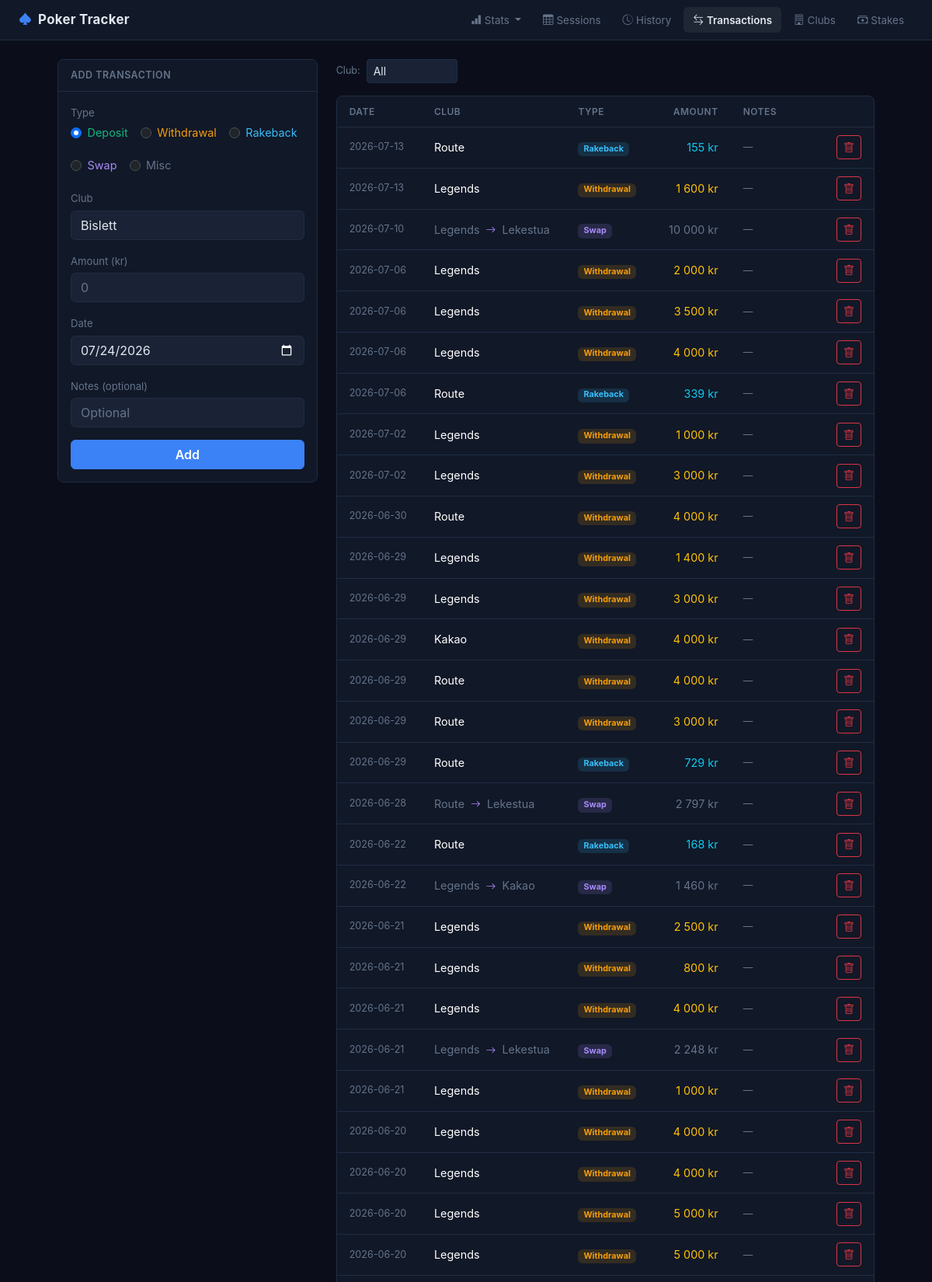
Page /transactions (upper part) on the committed database.
### tables this page shows
CREATE TABLE "transactions" (
                    id INTEGER PRIMARY KEY AUTOINCREMENT,
                    club_id INTEGER NOT NULL REFERENCES clubs(id),
                    to_club_id INTEGER REFERENCES clubs(id),
                    type TEXT NOT NULL CHECK(type IN ('deposit', 'withdrawal', 'rakeback', 'swap', 'misc')),
                    amount REAL NOT NULL,
                    date TEXT NOT NULL,
                    notes TEXT,
                    created_at TEXT DEFAULT (datetime('now'))
                );

CREATE TABLE clubs (
            id INTEGER PRIMARY KEY AUTOINCREMENT,
            name TEXT NOT NULL UNIQUE,
            notes TEXT,
            created_at TEXT DEFAULT (datetime('now'))
        );

### app.py (the view, shortened to what this page needs)
@app.route("/transactions", methods=["GET", "POST"])
def transactions():
    club_id = request.args.get("club_id", type=int)
    db = get_db()
    clubs = db.execute("SELECT * FROM clubs ORDER BY name").fetchall()
    where_parts, params = [], []
    if club_id:
        where_parts.append("(t.club_id = ? OR t.to_club_id = ?)")
        params.extend([club_id, club_id])
    where = ("WHERE " + " AND ".join(where_parts)) if where_parts else ""
    txns = db.execute(f"""
        SELECT t.*, c.name as club_name, tc.name as to_club_name
        FROM transactions t
        JOIN clubs c ON t.club_id = c.id
        LEFT JOIN clubs tc ON t.to_club_id = tc.id
        {where}
        ORDER BY t.date DESC, t.id DESC
    """, params).fetchall()
    today = datetime.now().strftime("%Y-%m-%d")
    return render_template("transactions.html",
        transactions=txns, clubs=clubs,
        selected_club_id=club_id, today=today)

### app.py (called while the page is built)
@app.template_filter("nok")
def nok_filter(value):
    if value is None:
        return "0 kr"
    v = float(value)
    formatted = f"{abs(v):,.0f}".replace(",", " ")
    return f"{'-' if v < 0 else ''}{formatted} kr"

### database.py (called while the page is built)
def get_db():
    if "db" not in g:
        g.db = sqlite3.connect(str(DB_PATH))
        g.db.row_factory = sqlite3.Row
        g.db.execute("PRAGMA foreign_keys = ON")
    return g.db

### templates/transactions.html (shortened to what this page needs)
{% extends "base.html" %}
{% block content %}
<div class="row g-4">
    <div class="col-md-4">
        <div class="card">
            <div class="card-header">Add Transaction</div>
            <div class="card-body">
                <form method="post" id="txnForm">
                    <div class="mb-3">
                        <label class="form-label">Type</label>
                        <div class="d-flex gap-3 flex-wrap">
                            <div class="form-check">
                                <input class="form-check-input" type="radio" name="type" value="deposit" id="typeDeposit" checked>
                                <label class="form-check-label" for="typeDeposit" style="color:#10b981">Deposit</label>
                            </div>
                            <div class="form-check">
                                <input class="form-check-input" type="radio" name="type" value="withdrawal" id="typeWithdrawal">
                                <label class="form-check-label" for="typeWithdrawal" style="color:#f59e0b">Withdrawal</label>
                            </div>
                            <div class="form-check">
                                <input class="form-check-input" type="radio" name="type" value="rakeback" id="typeRakeback">
                                <label class="form-check-label" for="typeRakeback" style="color:#38bdf8">Rakeback</label>
                            </div>
                            <div class="form-check">
                                <input class="form-check-input" type="radio" name="type" value="swap" id="typeSwap">
                                <label class="form-check-label" for="typeSwap" style="color:#a78bfa">Swap</label>
                            </div>
                            <div class="form-check">
                                <input class="form-check-input" type="radio" name="type" value="misc" id="typeMisc">
                                <label class="form-check-label" for="typeMisc" style="color:#64748b">Misc</label>
                            </div>
                        </div>
                    </div>
                    <div class="mb-3">
                        <label class="form-label" id="fromClubLabel">Club</label>
                        <select name="club_id" class="form-select" required {% if not clubs %}disabled{% endif %}>
                            {% for c in clubs %}
                                <option value="{{ c.id }}" {% if selected_club_id == c.id %}selected{% endif %}>{{ c.name }}</option>
                            {% endfor %}
                        </select>
                    </div>
                    <div class="mb-3">
                        <label class="form-label">Amount (kr)</label>
                        <input type="number" name="amount" id="amountInput" class="form-control" min="0" step="1" required placeholder="0">
                    </div>
                    <div class="mb-3">
                        <label class="form-label">Date</label>
                        <input type="date" name="date" class="form-control" value="{{ today }}" required>
                    </div>
                    <div class="mb-3">
                        <label class="form-label">Notes <span class="text-muted">(optional)</span></label>
                        <input type="text" name="notes" class="form-control" placeholder="Optional">
                    </div>
                    <button type="submit" class="btn btn-success w-100" {% if not clubs %}disabled{% endif %}>Add</button>
                </form>
            </div>
        </div>
    </div>
    <div class="col-md-8">
        <div class="d-flex align-items-center gap-3 mb-3">
            <form class="d-flex align-items-center gap-2" method="get">
                <span class="small text-muted">Club:</span>
                <select name="club_id" class="form-select form-select-sm w-auto" onchange="this.form.submit()">
                    <option value="">All</option>
                </select>
            </form>
        </div>
        {% if transactions %}
        <div class="card">
            <div class="table-responsive">
                <table class="table table-hover mb-0">
                    <thead>
                        <tr>
                            <th>Date</th>
                            <th>Club</th>
                            <th>Type</th>
                            <th class="text-end">Amount</th>
                            <th>Notes</th>
                            <th class="text-end"></th>
                        </tr>
                    </thead>
                    <tbody>
                        {% for t in transactions %}
                        <tr>
                            <td class="text-muted small" style="white-space:nowrap">{{ t['date'] }}</td>
                            <td>
                                {% if t['type'] == 'swap' %}
                                    <span class="text-muted">{{ t['club_name'] }}</span>
                                    <i class="bi bi-arrow-right mx-1" style="color:#a78bfa;font-size:0.8rem"></i>
                                    <span class="text-muted">{{ t['to_club_name'] or '?' }}</span>
                                {% else %}
                                    {{ t['club_name'] }}
                                {% endif %}
                            </td>
                            <td style="white-space:nowrap">
                                {% if t['type'] == 'deposit' %}
                                    <span class="badge" style="background:rgba(16,185,129,0.15);color:#10b981">Deposit</span>
                                {% elif t['type'] == 'withdrawal' %}
                                    <span class="badge" style="background:rgba(245,158,11,0.15);color:#f59e0b">Withdrawal</span>
                                {% elif t['type'] == 'rakeback' %}
                                    <span class="badge" style="background:rgba(56,189,248,0.15);color:#38bdf8">Rakeback</span>
                                {% elif t['type'] == 'swap' %}
                                    <span class="badge" style="background:rgba(167,139,250,0.15);color:#a78bfa">Swap</span>
                                {% else %}
                                    <span class="badge" style="background:rgba(100,116,139,0.15);color:#64748b">Misc</span>
                                {% endif %}
                            </td>
                            <td class="text-end" style="white-space:nowrap">
                                {% if t['type'] == 'deposit' %}
                                    <span class="text-success">{{ t['amount'] | nok }}</span>
                                {% elif t['type'] == 'withdrawal' %}
                                    <span class="text-warning">{{ t['amount'] | nok }}</span>
                                {% elif t['type'] == 'rakeback' %}
                                    <span class="text-info">{{ t['amount'] | nok }}</span>
                                {% elif t['type'] == 'swap' %}
                                    <span class="text-muted">{{ t['amount'] | nok }}</span>
                                {% else %}
                                    <span class="text-muted">{{ t['amount'] | nok }}</span>
                                {% endif %}
                            </td>
                            <td class="text-muted small">{{ t['notes'] or '—' }}</td>
                            <td class="text-end">
                                <form method="post" action="/transactions/{{ t['id'] }}/delete" class="d-inline"
                                      onsubmit="return confirm('Delete this entry?')">
                                    <button type="submit" class="btn btn-sm btn-outline-danger">
                                        <i class="bi bi-trash"></i>
                                    </button>
                                </form>
                            </td>
                        </tr>
                        {% endfor %}
                    </tbody>
                </table>
            </div>
        </div>
        {% else %}
        <div class="text-center text-muted py-5">No transactions found.</div>
        {% endif %}
    </div>
</div>
{% endblock %}

### static/style.css (style rules this page uses)
body { background: #0b0e1a; font-size: 0.9rem; color: #e2e8f0; font-family: 'Inter', -apple-system, sans-serif; }
.card { background: #111827; border-color: #1e2d45; border-radius: 8px; }
.card-header { background: #111827; border-bottom: 1px solid #1e2d45; font-weight: 600; font-size: 0.78rem; letter-spacing: 0.5px; text-transform: uppercase; color: #64748b; padding: 0.65rem 1rem; border-radius: 8px 8px 0 0 !important; }
.table { --bs-table-bg: transparent; --bs-table-hover-bg: rgba(255,255,255,0.03); --bs-table-border-color: #1e2d45; color: #e2e8f0; }
.table thead th { font-size: 0.75rem; text-transform: uppercase; letter-spacing: 0.5px; color: #64748b; border-bottom: 1px solid #1e2d45; padding: 0.65rem 1rem; font-weight: 600; }
.table td { padding: 0.65rem 1rem; border-color: #1e2d45; vertical-align: middle; }
.form-control, .form-select { background: #1a2235; border-color: #1e2d45; color: #e2e8f0; }
.form-control::placeholder { color: #64748b; }
.form-label { font-size: 0.82rem; color: #64748b; margin-bottom: 0.3rem; }
.btn-success { background: #3b82f6; border-color: #3b82f6; color: #fff; font-weight: 600; }
.text-muted { color: #64748b !important; }

### rows in the picture
transactions: date "2026-07-13", club_name "Route", type "Rakeback", amount|nok "155 kr", notes "—"
transactions: date "2026-07-13", club_name "Legends", type "Withdrawal", amount|nok "1 600 kr", notes "—"
transactions: date "2026-07-10", club_name "Legends", name "Lekestua", type "Swap", amount|nok "10 000 kr", notes "—"
transactions: date "2026-07-06", club_name "Legends", type "Withdrawal", amount|nok "2 000 kr", notes "—"
transactions: date "2026-07-06", club_name "Legends", type "Withdrawal", amount|nok "3 500 kr", notes "—"
transactions: date "2026-07-06", club_name "Legends", type "Withdrawal", amount|nok "4 000 kr", notes "—"
transactions: date "2026-07-06", club_name "Route", type "Rakeback", amount|nok "339 kr", notes "—"
transactions: date "2026-07-02", club_name "Legends", type "Withdrawal", amount|nok "1 000 kr", notes "—"
transactions: date "2026-07-02", club_name "Legends", type "Withdrawal", amount|nok "3 000 kr", notes "—"
transactions: date "2026-06-30", club_name "Route", type "Withdrawal", amount|nok "4 000 kr", notes "—"
transactions: date "2026-06-29", club_name "Legends", type "Withdrawal", amount|nok "1 400 kr", notes "—"
transactions: date "2026-06-29", club_name "Legends", type "Withdrawal", amount|nok "3 000 kr", notes "—"
transactions: date "2026-06-29", club_name "Kakao", type "Withdrawal", amount|nok "4 000 kr", notes "—"
transactions: date "2026-06-29", club_name "Route", type "Withdrawal", amount|nok "4 000 kr", notes "—"
transactions: date "2026-06-29", club_name "Route", type "Withdrawal", amount|nok "3 000 kr", notes "—"
transactions: date "2026-06-29", club_name "Route", type "Rakeback", amount|nok "729 kr", notes "—"
transactions: date "2026-06-28", club_name "Route", name "Lekestua", type "Swap", amount|nok "2 797 kr", notes "—"
transactions: date "2026-06-22", club_name "Route", type "Rakeback", amount|nok "168 kr", notes "—"
transactions: date "2026-06-22", club_name "Legends", name "Kakao", type "Swap", amount|nok "1 460 kr", notes "—"
transactions: date "2026-06-21", club_name "Legends", type "Withdrawal", amount|nok "2 500 kr", notes "—"
transactions: date "2026-06-21", club_name "Legends", type "Withdrawal", amount|nok "800 kr", notes "—"
transactions: date "2026-06-21", club_name "Legends", type "Withdrawal", amount|nok "4 000 kr", notes "—"
transactions: date "2026-06-21", club_name "Legends", name "Lekestua", type "Swap", amount|nok "2 248 kr", notes "—"
transactions: date "2026-06-21", club_name "Legends", type "Withdrawal", amount|nok "1 000 kr", notes "—"
transactions: date "2026-06-20", club_name "Legends", type "Withdrawal", amount|nok "4 000 kr", notes "—"
transactions: date "2026-06-20", club_name "Legends", type "Withdrawal", amount|nok "4 000 kr", notes "—"
transactions: date "2026-06-20", club_name "Legends", type "Withdrawal", amount|nok "5 000 kr", notes "—"
transactions: date "2026-06-20", club_name "Legends", type "Withdrawal", amount|nok "5 000 kr", notes "—"

### other values in the picture
form field club_id "Bislett"
